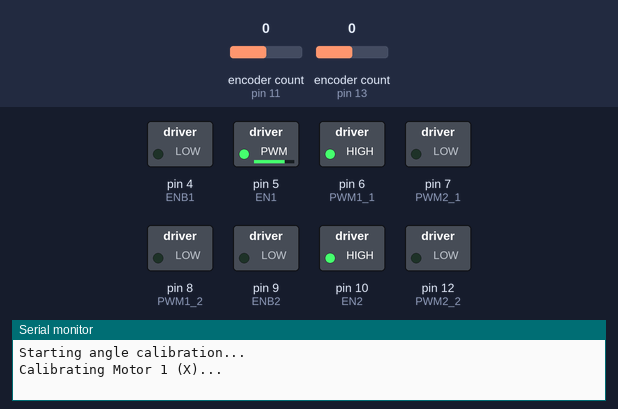
A sketch run on a simulated Arduino Uno, built with avr-gcc and run on an emulated ATmega328P. Parts: switched loads named in the sketch (green lamp = pin HIGH), the last lines printed to the serial monitor. The test bench sets the inputs (shaded band); at power-on: encoder count (sensors on pin 11, pin 13) 0.

Above: at 0.1 s.
At 1.1 s:
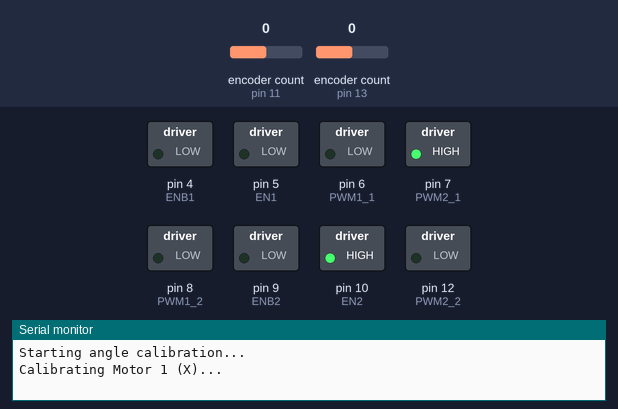
At 1.6 s:
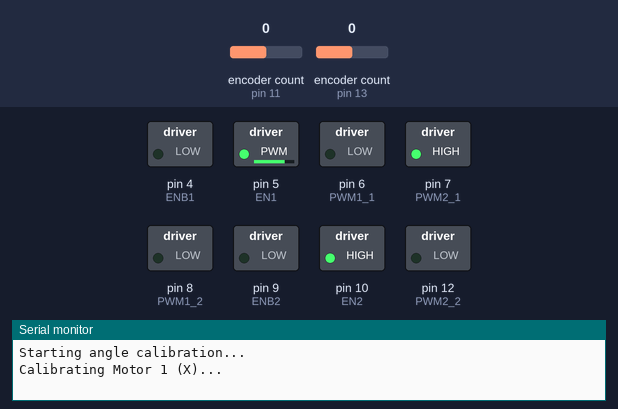
At 3.1 s:
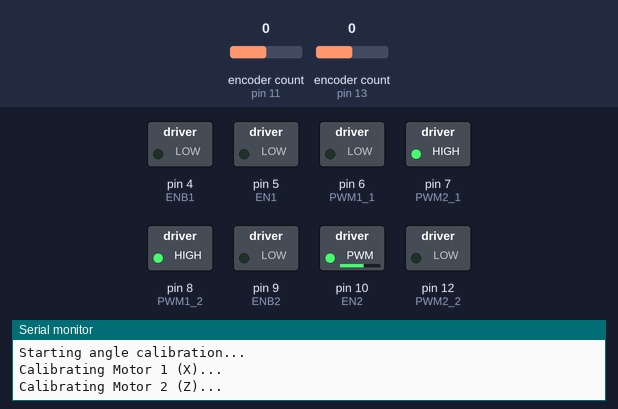
At 4.6 s:
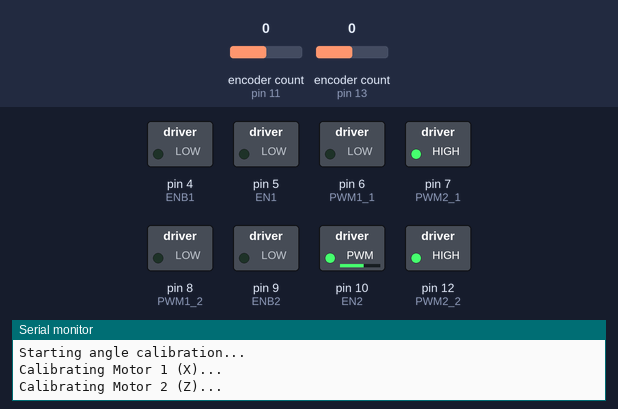
At 5.6 s:
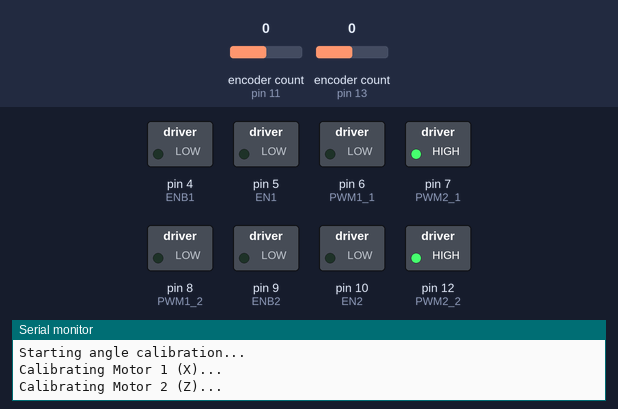
Timing chart, 0 to 7.1 s (numbered marks = the images above):
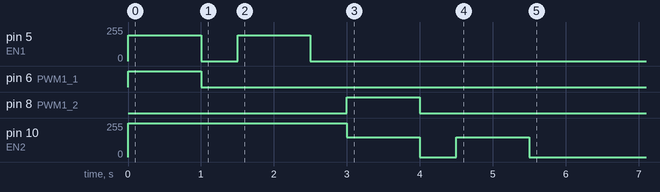

The sketch:

CalibrationCheck.ino
```cpp
#include <Encoder.h>

// Motor 1 Pins
#define EN1 5       // Enable pin for Motor 1
#define ENB1 4      // Inverted Enable pin for Motor 1
#define PWM1_1 6    // PWM pin for Motor 1 control
#define PWM2_1 7    // PWM pin for Motor 1 direction

// Motor 2 Pins
#define EN2 10      // Enable pin for Motor 2
#define ENB2 9      // Inverted Enable pin for Motor 2
#define PWM1_2 8    // PWM pin for Motor 2 control
#define PWM2_2 12   // PWM pin for Motor 2 direction

// Encoder counts per revolution
const int ENC_PRX = 1600; // Encoder counts per revolution for Motor 1
const int ENC_PRZ = 1600; // Encoder counts per revolution for Motor 2

// Encoder objects
Encoder myEncX(11, 3); // Encoder for Motor 1
Encoder myEncZ(13, 2); // Encoder for Motor 2

// Motor speed limits
const int MAX_PWM = 150;

// Variables for calibration
float minAngleX = 0, maxAngleX = 0, flatAngleX = 0;
float minAngleZ = 0, maxAngleZ = 0, flatAngleZ = 0;

void setup() {
  Serial.begin(115200);

  // Motor 1 setup
  pinMode(EN1, OUTPUT);
  pinMode(ENB1, OUTPUT);
  pinMode(PWM1_1, OUTPUT);
  pinMode(PWM2_1, OUTPUT);

  // Motor 2 setup
  pinMode(EN2, OUTPUT);
  pinMode(ENB2, OUTPUT);
  pinMode(PWM1_2, OUTPUT);
  pinMode(PWM2_2, OUTPUT);

  // Enable both motors
  digitalWrite(EN1, HIGH);
  digitalWrite(ENB1, LOW);
  digitalWrite(EN2, HIGH);
  digitalWrite(ENB2, LOW);

  Serial.println("Starting angle calibration...");
  calibrateAngles(); // Perform calibration
}

void loop() {
  // Nothing to do in the loop for this standalone calibration
}

// Function to control motor speed and direction
void setMotorSpeed(int motor, int pwm) {
  bool dir = pwm > 0; // Direction based on sign of PWM
  pwm = abs(pwm);     // Use absolute value for speed

  if (motor == 1) { // Motor 1
    analogWrite(EN1, pwm); // Set speed
    digitalWrite(PWM1_1, dir); // Set direction
    digitalWrite(PWM2_1, !dir);
  } else if (motor == 2) { // Motor 2
    analogWrite(EN2, pwm); // Set speed
    digitalWrite(PWM1_2, dir); // Set direction
    digitalWrite(PWM2_2, !dir);
  }
}

// Function to calibrate the angle limits for the motors
void calibrateAngles() {
  // Move Motor 1 (X) to positive limit
  Serial.println("Calibrating Motor 1 (X)...");
  setMotorSpeed(1, MAX_PWM+45); // Full speed forward
  delay(1000); // Run for 2 seconds
  long curPositionX = myEncX.read();
  maxAngleX = (2 * PI * curPositionX) / ENC_PRX; // Convert to radians
  setMotorSpeed(1, 0); // Stop motor
  delay(500); // Allow motor to settle

  // Move Motor 1 (X) to negative limit
  setMotorSpeed(1, -MAX_PWM-45); // Full speed backward
  delay(1000); // Run for 2 seconds
  curPositionX = myEncX.read();
  minAngleX = (2 * PI * curPositionX) / ENC_PRX; // Convert to radians
  setMotorSpeed(1, 0); // Stop motor
  delay(500); // Allow motor to settle

  // Calculate flat reference for Motor 1
  flatAngleX = (maxAngleX + minAngleX) / 2.0;

  // Move Motor 2 (Z) to positive limit
  Serial.println("Calibrating Motor 2 (Z)...");
  setMotorSpeed(2, MAX_PWM); // Full speed forward
  delay(1000); // Run for 2 seconds
  long curPositionZ = myEncZ.read();
  maxAngleZ = (2 * PI * curPositionZ) / ENC_PRZ; // Convert to radians
  setMotorSpeed(2, 0); // Stop motor
  delay(500); // Allow motor to settle

  // Move Motor 2 (Z) to negative limit
  setMotorSpeed(2, -MAX_PWM); // Full speed backward
  delay(1000); // Run for 2 seconds
  curPositionZ = myEncZ.read();
  minAngleZ = (2 * PI * curPositionZ) / ENC_PRZ; // Convert to radians
  setMotorSpeed(2, 0); // Stop motor
  delay(500); // Allow motor to settle

  // Calculate flat reference for Motor 2
  flatAngleZ = (maxAngleZ + minAngleZ) / 2.0;

  // Output calibration results
  Serial.println("Calibration complete:");
  Serial.print("Motor 1 (X): Min = "); Serial.print(minAngleX);
  Serial.print(", Max = "); Serial.print(maxAngleX);
  Serial.print(", Flat Reference = "); Serial.println(flatAngleX);

  Serial.print("Motor 2 (Z): Min = "); Serial.print(minAngleZ);
  Serial.print(", Max = "); Serial.print(maxAngleZ);
  Serial.print(", Flat Reference = "); Serial.println(flatAngleZ);
}
```
